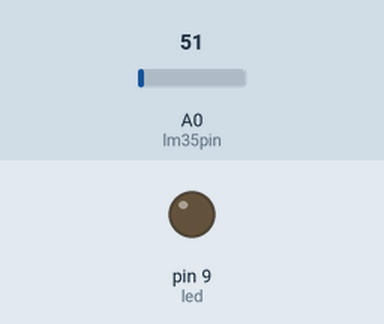
This sketch was run on a simulated Arduino Uno, built with avr-gcc and run on an emulated ATmega328P. Shown: output pins drawn as LEDs (lit = HIGH). Inputs (shaded band) come from the test bench; at power-on: A0 (lm35pin) = 51. What the sketch prints to the serial monitor is not drawn.

Above: at 1.8 s.
1.9 s: A0 (lm35pin) set to 60
At 2.4 s:
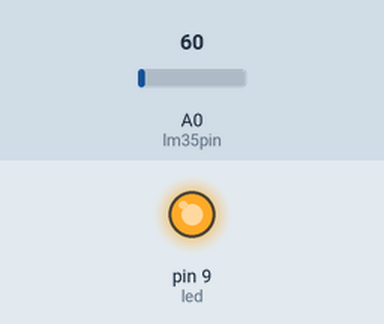
3.5 s: A0 (lm35pin) set to 30
At 5.1 s:
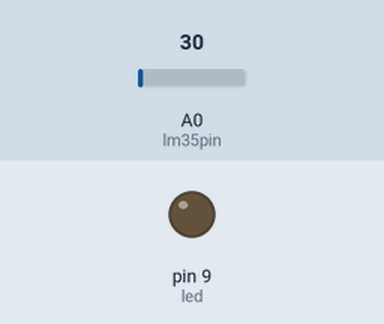
5.5 s: A0 (lm35pin) set to 61
At 6.7 s:
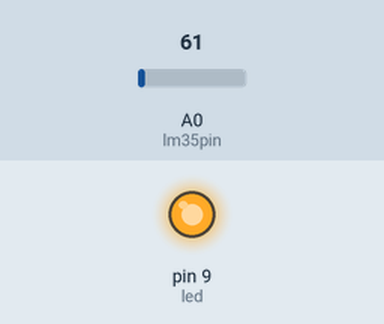
Timing chart, 0 to 8.5 s (numbered marks = the images above; inputs shaded):
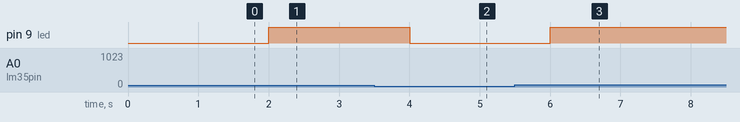

Measured:
- the behaviour switches between 55 and 56 on A0 (lm35pin) (found by bisection; images 0 and 1)
- after the input at 1.9 s, pin 9 (led): LOW → HIGH after 0.10 s
- after the input at 3.5 s, pin 9 (led): HIGH → LOW after 0.50 s
- after the input at 5.5 s, pin 9 (led): LOW → HIGH after 0.51 s

The sketch:

LM35.ino
```cpp
const int lm35pin=A0;
int led=9;

void setup() {
  Serial.begin(9600);
  pinMode(led,OUTPUT);

}

void loop() {
  int sensorValue=analogRead(lm35pin);
  float voltage=sensorValue*(5.0/1023.0);
  float temperatureC=voltage*100;

  Serial.print("temperature:");
   Serial.print(temperatureC);
  Serial.println("*c");
  if(temperatureC>27){
    Serial.print("cooler on");
    digitalWrite(led,HIGH);
  }
  else{
     digitalWrite(led,LOW);


  }
  delay(1000);
}
```
